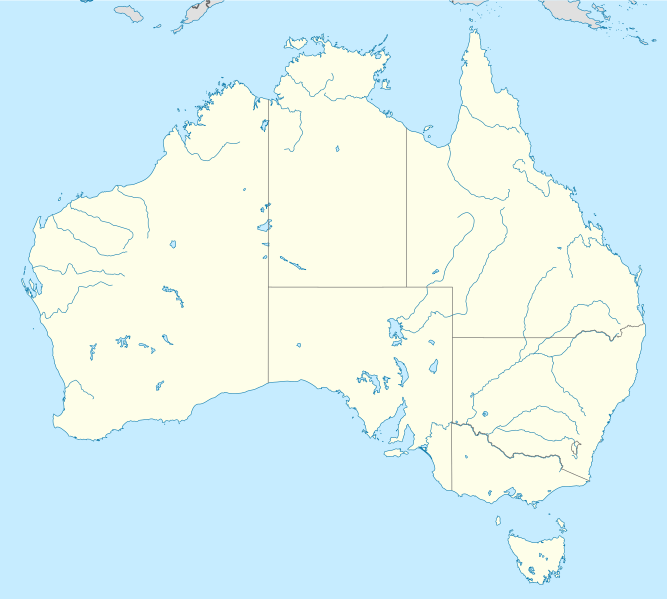
#> input picture CLab-2/Australia_location_map.png, 667 x 599 px
$ python classical_mds.py
#> lines starting #> are read from the running program, lines starting #| are printed output that depends on the picture
from tkinter import N
import numpy as np
from tabulate import tabulate
import matplotlib.pyplot as plt
import matplotlib as mpl

australian_cities = np.array([[-31.952222, 115.858889],
                              [-20.31, 118.601111],
                              [-28.774444, 114.608889],
                              [-37.813611, 144.963056],
                              [-42.880556, 147.325],
                              [-34.928889, 138.601111],
                              [-27.467778, 153.028056],
                              [-16.930278, 145.770278],
                              [-12.438056, 130.841111],
                              [-33.865, 151.209444],
                              [-23.7, 133.87],
                              [-20.733333, 139.5]])

australian_city_names = np.array(['Perth', 'Port Hedland', 'Geraldton', 'Melbourne', 'Hobart', 'Adelaide', 'Brisbane', 'Cairns', 'Darwin', 'Sydney',
                                  'Alice Springs', 'Mount Isa'])


# Compute the distance matrix using pairwise Euclidean Distance.
def compute_distance_matrix(gaussian_noise):
    distance_matrix = np.sqrt(np.sum(
        np.square(australian_cities[None, :] - australian_cities[:, None]), axis=-1))
    if gaussian_noise:
        row, col = distance_matrix.shape
        distance_matrix += np.random.randn(row, col)

    return distance_matrix


def print_distance_matrix(distance_M):
    table = tabulate(distance_M, australian_city_names, tablefmt='fancy_grid')
    print(table)


def classical_mds(distance_matrix, k):
    '''
    Returns the estimations alongside with the eigenvalues.
    '''
    n = len(distance_matrix)

    # Matrix mean
    H = np.eye(n) - np.ones((n, n)) / n

    # Compute the B matrix
    B = -H @ np.square(distance_matrix) @ H / 2

    # Get the eigenvalues and eigenvectors of B
    evals, evecs = np.linalg.eigh(B)

    # Sort the eigenvalues in descending order
    sorting_index = np.argsort(evals)[::-1]
    evals = evals[sorting_index]
    evecs = evecs[:, sorting_index]

    # Compute the new coords using top k pcs
    w = np.array(range(k))
    L = np.diag(np.sqrt(evals[w]))
    V = evecs[:, w]

    Y = V @ L

    return Y, evals


def plot_the_map(estimated_cities):
    COLOR_ORIGINAL = 'red'
    COLOR_ESTIMATED = 'blue'
    fig = plt.figure(figsize=(10, 7))
    australia = plt.imread('Australia_location_map.png')
#> australia is the input picture: shape (599, 667, 4) float32; mean R, G, B, A 0.865, 0.953, 0.954, 0.999
    for coord, city in enumerate(australian_city_names):
        y = australian_cities[coord][0]
        x = australian_cities[coord][1]
        estimated_y = estimated_cities[coord][0]
        estimated_x = estimated_cities[coord][1]
        original = plt.scatter(x, y, zorder=1, marker='8', color='red')
        mpl.rcParams['text.color'] = COLOR_ORIGINAL
        plt.text(x + 0.3, y + 0.3, city, fontsize=9)

        estimated = plt.scatter(estimated_x, estimated_y,
                                zorder=1, marker='x', color='blue')
        mpl.rcParams['text.color'] = COLOR_ESTIMATED
        plt.text(estimated_x - 1, estimated_y - 1, city, fontsize=9)

    plt.xlabel('Longitude')
    plt.ylabel('Latitude')
    plt.legend((original, estimated), ('Original Location of the cities', 'Estimated MDS Location of the cities'),
               scatterpoints=1,
               loc='lower left',
               ncol=1,
               fontsize=8
               )
    plt.imshow(australia, zorder=0, extent=[
               113.155 - 1.5, 153.638889 + 1.4, -43.643611 - 0.9, -10.683333 + 1.7])
    plt.title('Overlay Map of Australia', fontdict={'size': 11})
    plt.show()
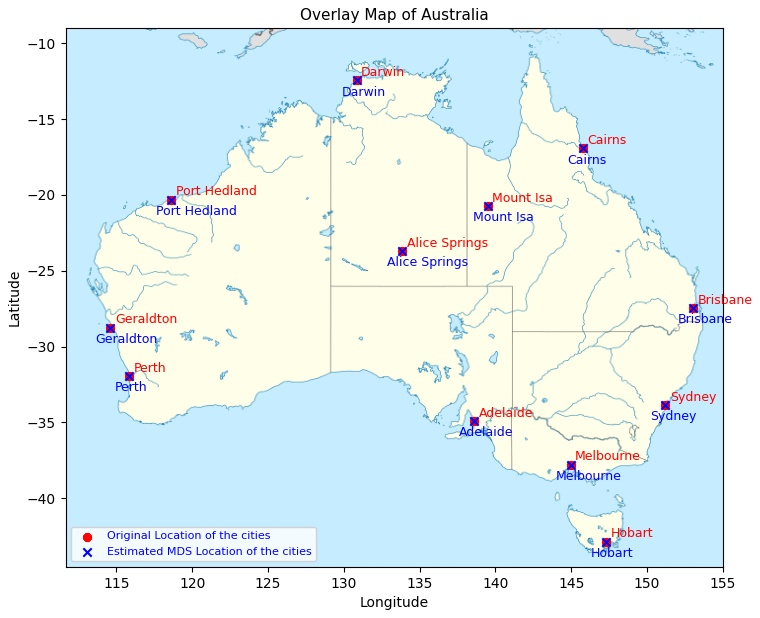
#> figure drawn by matplotlib, 1 panel


def procrustes(X, Y):
    """
    Solves the (Q,s) = argmin ||sXQ - Y||.

    The following code is the implementation of the procrustes analysis as described in the following:
    https://en.wikipedia.org/wiki/Procrustes_analysis
    https://au.mathworks.com/help/stats/procrustes.html
    https://docs.scipy.org/doc/scipy/reference/generated/scipy.spatial.procrustes.html#scipy-spatial-procrustes

    Returns the residual error (d), the new transformation (Z), and the transformation values (tform).
    """
    # Pre-scaling step
    mean_X = np.mean(X, axis=0)
    mean_Y = np.mean(Y, axis=0)

    X = X - mean_X
    Y = Y - mean_Y

    sum_sq_X = np.sum(np.square(X))
    sum_sq_Y = np.sum(np.square(Y))

    frobenius_norm_X = np.sqrt(sum_sq_X)
    frobenius_norm_Y = np.sqrt(sum_sq_Y)

    X /= frobenius_norm_X
    Y /= frobenius_norm_Y

    # Solve the original orthogonal procrustes problem to find Q
    A = Y.T @ X
    U, S, V_T = np.linalg.svd(A, full_matrices=False)
    V = V_T.T

    # Solution of Q rotation
    Q = V @ U.T

    trace_A = np.sum(S)

    # Solve the scaled orthogonal procrustes problem to find s by keeping Q fixed
    s = trace_A * frobenius_norm_Y / frobenius_norm_X

    # translation based on the given equation
    t = mean_Y - s * mean_X @ Q

    # final transformation
    Z = X @ Q * s * frobenius_norm_X + t

    # residual sum-of-squares
    d = 1 - np.square(trace_A)

    # transformation values
    tform = {'rotation': Q, 'scale': s, 'translation': t}

    return d, Z, tform


def main():
    distance_M = compute_distance_matrix(gaussian_noise=False)
    print_distance_matrix(distance_M)
    estimated_distance_M, _ = classical_mds(distance_M, 2)
    print("Estimated Distances:\n", estimated_distance_M)
    residual, Z, disparity = procrustes(
        estimated_distance_M, australian_cities)
    print("Australian cities:\n", australian_cities)
    print("Residual Error:", residual)
    print("Tranformed Cities:\n", Z)
    print("Disparity data\n", disparity)
    ##
    # Hand-coding alignment
    ##
    # estimated_distance_M.T[0, :] -= 40
    # estimated_distance_M.T[1, :] += 130
    # plot_the_map(estimated_distance_M)
    plot_the_map(Z)


if __name__ == '__main__':
    main()
